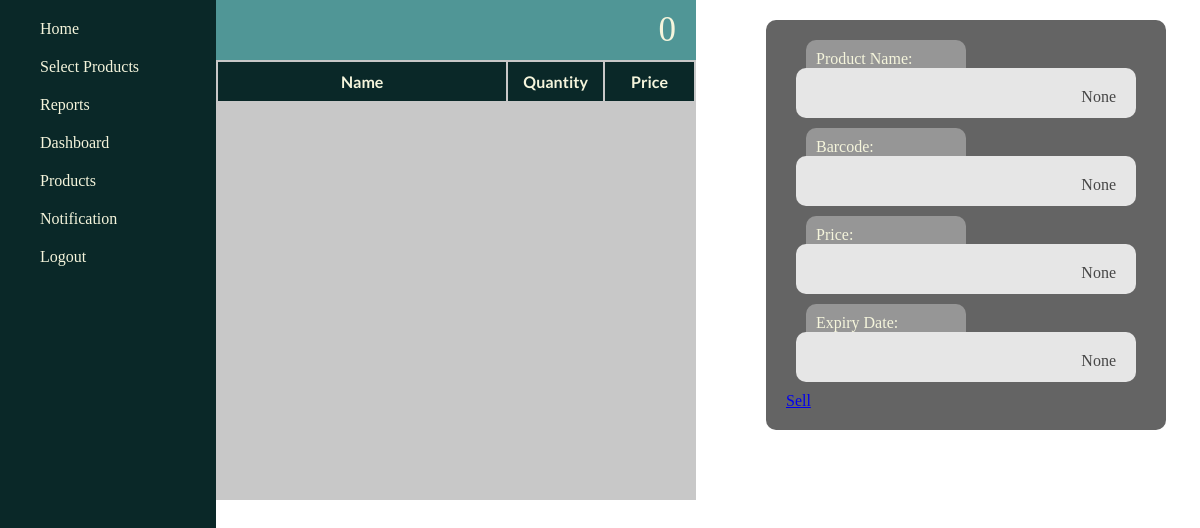
/scanned-products/genesis/ (signed in), run on the app's committed database.
### management/models.py (models this page shows)
class ScannedProductHeader(models.Model):
    cashier = models.ForeignKey(User, on_delete=models.CASCADE)
    name = models.CharField(max_length=255, blank=True, null=True)
    barcode = models.CharField(max_length=255, blank=True, null=True)
    price = models.IntegerField(blank=True, null=True)
    expiry_date = models.DateField(blank=True, null=True)
    change = models.IntegerField(null=True)

class ScannedProducts(models.Model):
    cashier = models.ForeignKey(User, on_delete=models.CASCADE)
    summed_product_price = models.IntegerField(null=True, blank=True)
    product = models.ManyToManyField(CashierDynamicProducts, blank=True)

### management/views.py (the view, shortened to what this page needs)
# urls.py: path('scanned-products/<str:username>/', views.scanning_products, name='scanned-products'),
@login_required(login_url='login')
def scanning_products(request, username):
    notifications = Notification.objects.filter(removed=False)
    user = User.objects.get(username=username)
    scanned_products = ScannedProducts.objects.filter(cashier=user)
    products = CashierDynamicProducts.objects.filter(cashier=user)
    scanned_product_header, created = ScannedProductHeader.objects.get_or_create(cashier=user)
    scanned_product_header.save()
    testing = CashierDynamicProducts.objects.all()
    scanned_product_list = ScannedProducts.objects.get(cashier=user)
    barcodes = []
    for product in products:
        barcodes.append(product.barcode)
    add_quantity_form = ScannedProductAddQuantityForm()
    global barcode_data
    product_main = Product.objects.filter(quantity__lte=0)
    dynamic_products = CashierDynamicProducts.objects.filter(quantity__lte=0)
    for dynamic_product in dynamic_products:
        dynamic_product.delete()
    return render(request, 'scanned_product.html', {
        'scanned_products': scanned_products,
        'products': products,
        'user': user,
        'scanned_product_header': scanned_product_header,
        'add_quantity_form': add_quantity_form,
        'testing': testing,
        'barcode_data': barcode_data,
        'barcodes': barcodes,
        'notifications': notifications,
    })

### management/templates/scanned_product.html (shortened to what this page needs)
{% extends 'base.html' %}
{% block content %}
    <section class="scanned-products-utmost-container-section">
        <div class="scanned-products-products-scanned-list">
            <div class="scanned-products-container" id="scanned-products-container">
                <div class="scanned-products-scanned-product">
                    <div class="scanned-products-scanned-product-label-container-div">
                        Product Name:
                    </div>
                    <div class="scanned-products-scanned-product-detail">
                        {{ scanned_product_header.name }}
                    </div>
                    <div class="scanned-products-scanned-product-label-container-div">
                        Barcode:
                    </div>
                    <div class="scanned-products-scanned-product-detail">
                        {{ scanned_product_header.barcode }}
                    </div>
                    <div class="scanned-products-scanned-product-label-container-div">
                        Price:
                    </div>
                    <div class="scanned-products-scanned-product-detail">
                        {{ scanned_product_header.price }}
                    </div>
                    <div class="scanned-products-scanned-product-label-container-div">
                        Expiry Date:
                    </div>
                    <div class="scanned-products-scanned-product-detail">
                        {{ scanned_product_header.expiry_date }}
                    </div>
                    <div>
                        <a href="{% url 'sell-scanned-products' request.user %}">Sell</a>
                    </div>
                </div>
                <div class="scanned-products-table-container-div">
                    {% for products in scanned_products %}
                        <div class="scanned-products-total-price-container-div">
                            {{ products.summed_product_price }}
                        </div>
                    {% endfor %}
                    <div class="table">
                        <table>
                           {% for products in scanned_products %}
                                <tr class="scanned-products-table-row">
                                    <th class="scanned-products-table-head" id="scanned-products-table-head-name">
                                        Name
                                    </th>
                                    <th class="scanned-products-table-head" id="scanned-products-table-head-quantity">
                                        Quantity
                                    </th>
                                    <th class="scanned-products-table-head" id="scanned-products-table-head-price">
                                        Price
                                    </th>
                                </tr>
                            {% endfor %}
                        </table>
                    </div>
                </div>
            </div>
        </div>
    </section>
{% endblock %}

### management/static/styles.css (style rules this page uses)
html { scroll-action: smooth; margin: 0; }
body { margin: 0; }
.scanned-products-utmost-container-section { overflow: hidden; }
.scanned-products-products-scanned-list { float: left; }
.scanned-products-scanned-product { float: right; }
.scanned-products-table-container-div { float: left; min-height: 55vh; background-color: rgb(200, 200, 200); width:40vw; }
.scanned-products-total-price-container-div { background-color: rgb(80, 150, 150); text-align: right; font-family: Impact; font-size: 35px; color: beige; padding-top: 10px; padding-right: 20px; padding-bottom: 10px; }
.table { height: 55vh; overflow-y: scroll; }
.scanned-products-table-head { background-color: rgb(10, 40, 40); color: beige; padding-top: 10px; padding-bottom: 10px; font-family: Lato, Impact; }
.scanned-products-scanned-product { background-color: rgb(100, 100, 100); padding: 20px; margin-top: 20px; margin-left: 70px; border-radius: 10px; }
#scanned-products-table-head-name { width: 350px; }
#scanned-products-table-head-quantity { width:100px; }
#scanned-products-table-head-price { width:100px; }
.scanned-products-scanned-product-label-container-div { background-color: rgb(150, 150, 150); width: 140px; padding: 10px; font-family: 'Montserrat'; border-top-left-radius: 10px; border-top-right-radius: 10px; margin-left: 20px; margin-bottom: -20px; color: beige; }
.scanned-products-scanned-product-detail { height: 10px; width: 300px; padding: 20px; background-color: rgb(230, 230, 230); margin: 10px; text-align: right; border-radius: 10px; font-family: 'Impact'; color: rgb(70, 70, 70); }

### data on the page
ScannedProductHeader: name "None", barcode "None", price "None", expiry_date "None"
ScannedProducts: summed_product_price "0"
